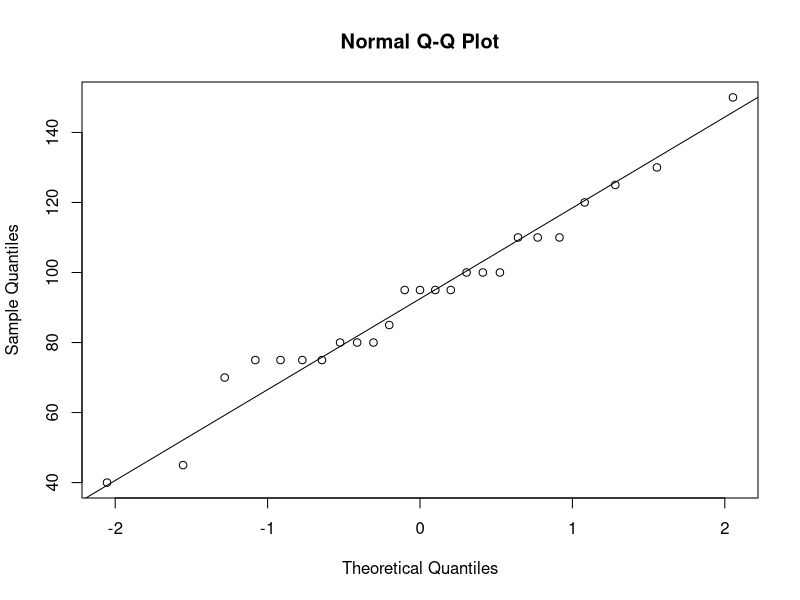
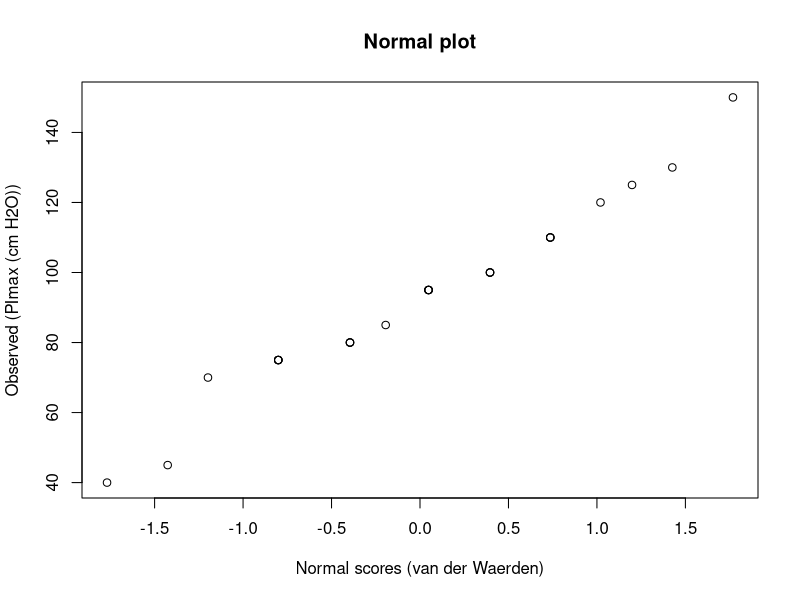
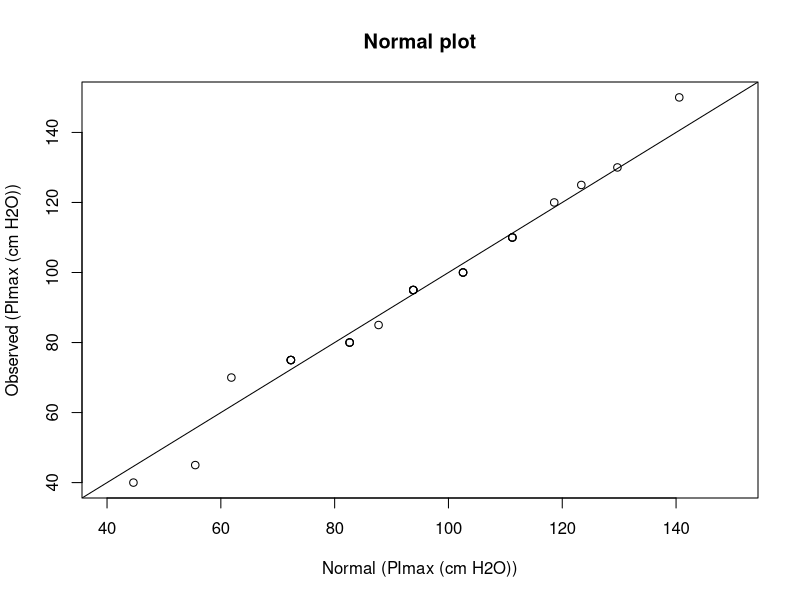

R code for these plots, in order:
# Normal plot: an illustration for the StatsDirect help (maximal static inspiratory
# pressure, PImax, of 25 patients with cystic fibrosis, Altman 1991; the test
# workbook's Graphics worksheet column "PImax (cm H2O)") in R
pimax <- c(80, 85, 110, 95, 95, 100, 45, 95, 130, 75, 80, 70, 80, 100, 120, 110,
           125, 75, 100, 40, 75, 110, 150, 75, 95)
n <- length(pimax)

# R's standard normal probability plot puts the theoretical quantiles at the
# plotting positions (i - 1/2) / n for the ith ordered value (Blom's
# (i - 3/8) / (n + 1/4) when n is 10 or less) and gives tied values separate
# positions.
qqnorm(pimax)
qqline(pimax)

# StatsDirect's default plot: each value against its van der Waerden normal score,
# the standard normal quantile at rank / (n + 1). Tied values share their mid-rank,
# as rank() gives it, and so plot at the same point.
r <- rank(pimax)
vdw <- qnorm(r / (n + 1))
plot(vdw, pimax, xlab = "Normal scores (van der Waerden)",
     ylab = "Observed (PImax (cm H2O))", main = "Normal plot")

six <- function(x) formatC(x, digits = 6, format = "f", drop0trailing = TRUE)
pv <- function(p) {
  if (p < 0.0001) "P < 0.0001" else
    paste("P =", formatC(p, digits = 4, format = "f", drop0trailing = TRUE))
}
cat("Sample size =", n, "\n")
cat("van der Waerden scores from", six(min(vdw)), paste0("(PImax ", min(pimax), ")"),
    "to", six(max(vdw)), paste0("(PImax ", max(pimax), ")"), "\n")
cat("The four values of 75 have rank", r[pimax == 75][1], "and score",
    six(vdw[pimax == 75][1]), "\n")

# The other score methods offered in the chart options: Blom's scores, the
# quantiles at (rank - 3/8) / (n + 1/4), and expected normal order scores, the
# expected value of the rth smallest of n standard normal variates, found here by
# numerical integration (StatsDirect rounds a mid-rank to a whole rank for these).
blom <- qnorm((r - 0.375) / (n + 0.25))
enos <- function(r, n) {
  f <- function(z) z * dnorm(z) * pnorm(z)^(r - 1) * pnorm(-z)^(n - r)
  integrate(f, -Inf, Inf)$value / beta(r, n - r + 1)
}
eno <- sapply(round(r), enos, n = n)
cat("Blom scores from", six(min(blom)), "to", six(max(blom)), "\n")
cat("Expected normal order scores from", six(min(eno)), "to", six(max(eno)), "\n")

# With scaled normal scores selected in the chart options the scores are put on
# the scale of the data (mean + score * SD, with SD taken over n) and the line of
# equality is drawn, as in the normal plot of the Shapiro-Wilk test: here with
# Blom's scores.
scaled <- mean(pimax) + blom * sqrt(mean((pimax - mean(pimax))^2))
lim <- range(scaled, pimax)
plot(scaled, pimax, xlim = lim, ylim = lim, xlab = "Normal (PImax (cm H2O))",
     ylab = "Observed (PImax (cm H2O))", main = "Normal plot")
abline(0, 1)

# A straight plot is what a normal sample gives; the Shapiro-Wilk test on the same
# data (Parametric_Normality in StatsDirect) puts a P value on the impression.
sw <- shapiro.test(pimax)
cat("Shapiro-Wilk W =", six(sw$statistic), " ", pv(sw$p.value), "\n")
